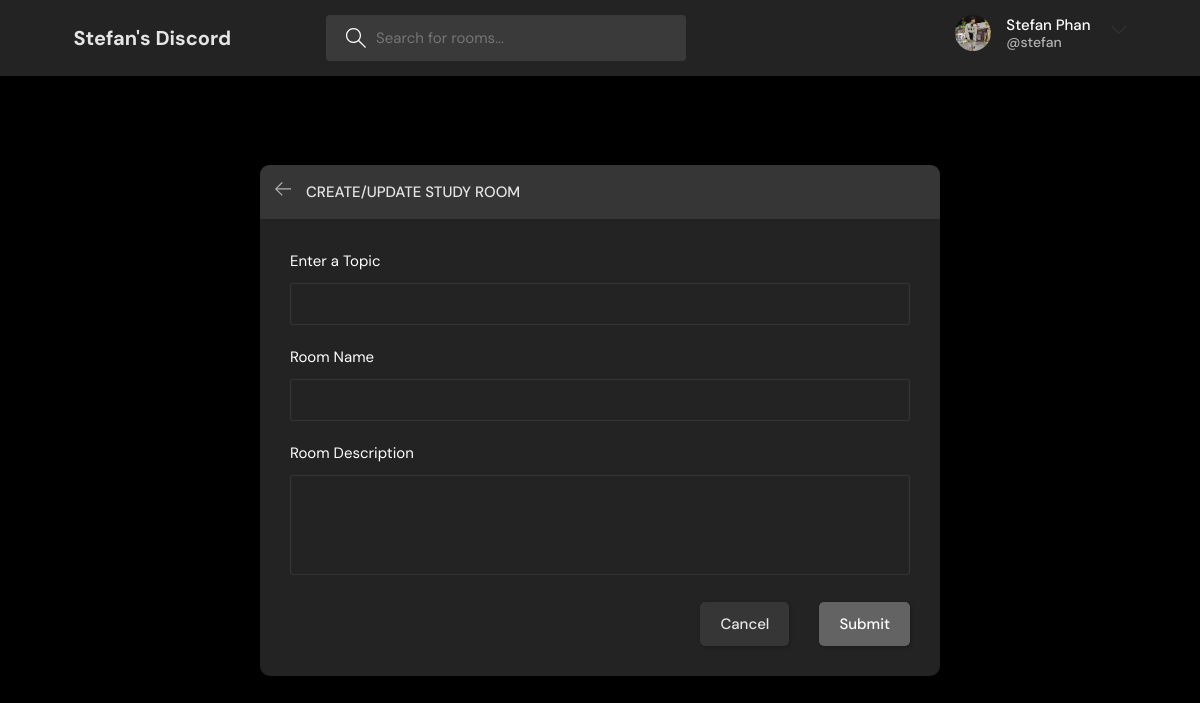
Screenshot of /create-room/ (signed in) with the database file from the repository.
### base/models.py (models this page shows)
class User(AbstractUser):
    name = models.CharField(max_length=200, null=True)
    email = models.EmailField(unique=True,null=True)
    bio = models.TextField(null=True)
    avatar = models.ImageField(null=True, default="avatar.svg")
    USERNAME_FIELD = 'email'
    REQUIRED_FIELDS = []

### base/views.py (the view, shortened to what this page needs)
# urls.py: path('create-room/', views.createRoom, name="create-room"),
@login_required(login_url='login')
def createRoom(request):
    form = RoomForm()
    topics = Topic.objects.all()
    context = {'form': form, 'topics': topics}
    return render(request, 'base/room_form.html',context)

### base/forms.py
class RoomForm(ModelForm):
    class Meta:
        model = Room
        fields = '__all__'
        exclude = ['host', 'participants']

### base/templates/base/room_form.html (shortened to what this page needs)
{% extends 'main.html' %}
{% block content %}
<main class="create-room layout">
  <div class="container">
    <div class="layout__box">
      <div class="layout__boxHeader">
        <div class="layout__boxTitle">
          <a href="{% url 'home' %}">
            <svg version="1.1" xmlns="http://www.w3.org/2000/svg" width="32" height="32" viewBox="0 0 32 32">
              <title>arrow-left</title>
              <path
                d="M13.723 2.286l-13.723 13.714 13.719 13.714 1.616-1.611-10.96-10.96h27.625v-2.286h-27.625l10.965-10.965-1.616-1.607z">
              </path>
            </svg>
          </a>
          <h3>Create/Update Study Room</h3>
        </div>
      </div>
      <div class="layout__body">
        <form class="form" action="#" method="POST">
          <div class="form__group">
            <label for="room_topic">Enter a Topic</label>
            <input type="text" name="topic" required list="topic-list" value="{{room.topic.name}}" />
          </div>
          <div class="form__group">
            <label for="room_name">Room Name</label>
            {{form.name}}
          </div>
          <div class="form__group">
            <label for="room_description">Room Description</label>
            {{form.description}}
          </div>
          <div class="form__action">
            <a class="btn btn--dark" href="{% url 'home' %}">Cancel</a>
            <button class="btn btn--main" type="submit">Submit</button>
          </div>
        </form>
      </div>
    </div>
  </div>
</main>
{% endblock content %}

### templates/navbar.html (shortened to what this page needs)
{% load static %}
<header class="header header--loggedIn">
  <div class="container">
    <a href="{% url 'home' %}" class="header__logo">
      <h1>Stefan's Discord</h1>
    </a>
    <form class="header__search" method="GET" action="{% url 'home' %}">
      <label>
        <input name="q" placeholder="Search for rooms..." />
      </label>
    </form>
    <nav class="header__menu">
      {% if request.user.is_authenticated %}
      <div class="header__user">
        <a href="{% url 'user-profile' request.user.id %}">
          <div class="avatar avatar--medium active">
            <img src="{{request.user.avatar.url}}" />
          </div>
          <p>{{request.user.name}}<span>@{{request.user.username}}</span></p>
        </a>
        <div class="dropdown">
          <button class="dropdown-button" style="background-color: none;" type="button" data-bs-toggle="dropdown" aria-expanded="false">
            <svg version="1.1" xmlns="http://www.w3.org/2000/svg" width="32" height="32" viewBox="0 0 32 32">
              <title>chevron-down</title>
              <path d="M16 21l-13-13h-3l16 16 16-16h-3l-13 13z"></path>
            </svg>
          </button>
        </div>
      </div>
      {% endif %}
    </nav>
  </div>
</header>

### static/styles/gameHubStyle.css (style rules this page uses)
:root { --color-main: #b3b3b3; --color-main-light: #e1f6fb; --color-dark: #232323; --color-dark-medium: #3a3a3a; --color-dark-light: #363636; --color-light: #e5e5e5; --color-gray: #ffffff; --color-light-gray: #ffffff; --color-bg: #000000; --color-success: #5dd693; --color-error: #fc4b0b; }
* { font-family: "DM Sans", -apple-system, BlinkMacSystemFont, "Segoe UI", Roboto, Oxygen, Ubuntu, Cantarell, "Open Sans", "Helvetica Neue", sans-serif; margin: 0; padding: 0; box-sizing: border-box; text-rendering: optimizeLegibility; font-size: inherit; }
html { font-size: 56.25%; }
@media only screen and (min-width: 1200px) { html { font-size: 62.5%; } }
body { line-height: 1.6; font-weight: 400; font-size: 1.5rem; color: var(--color-light-gray); background-color: var(--color-bg); min-height: 100vh; }
img { width: 100%; }
a { display: inline-block; color: var(--color-main); text-decoration: none; }
.container { max-width: 120rem; width: 90%; margin: auto; }
.btn { background-color: transparent; border: none; display: inline-flex; align-items: center; gap: 1rem; cursor: pointer; transition: all ease-in-out 0.3s; padding: 1rem 2rem; border-radius: 5px; box-shadow: 1px 1px 3px 1px rgba(0, 0, 0, 0.15); font-weight: 500; }
.btn--main { background-color: rgb(99, 99, 99); color: var(--color-gray); }
.btn--dark { background-color: var(--color-dark-light); color: var(--color-light); }
.avatar { position: relative; display: inline-block; border-radius: 50%; border: 2px solid var(--color-grey); }
.avatar img { display: block; border-radius: 50%; object-fit: cover; object-position: center; }
.avatar.active::after { background-color: var(--color-success); }
.avatar.avatar--medium img { width: 3.6rem; height: 3.6rem; border-radius: 50%; }
.header { padding: 1.5rem; background-color: var(--color-dark); }
.header > .container { display: flex; gap: 9.5rem; }
.header__logo, .header__user { display: flex; gap: 2rem; align-items: center; }
.header__logo > h1 { font-weight: 700; font-size: 2rem; color: var(--color-light); }
.header__search > label { background-color: var(--color-dark-medium); padding: 1.3rem 1rem; display: flex; align-items: center; gap: 1rem; border-radius: 4px; }
.header__search svg { fill: var(--color-gray); width: 2rem; height: 2rem; margin-left: 1rem; }
.header__search input { width: 30rem; background: transparent; border: none; outline: none; color: var(--color-light); }
.header__menu { margin-left: auto; position: relative; }
.header__menu a { display: flex; gap: 1.5rem; align-items: center; font-weight: 500; text-decoration: none; color: var(--color-gray); }
.header__menu img { height: 3.6rem; }
.header__menu p { line-height: 1.2; }
.header__menu span { color: var(--color-main); font-weight: 500; font-size: 1.4rem; display: block; }
.header__menu svg { width: 1.6rem; height: 1.6rem; fill: var(--color-dark-light); }
.dropdown-button { background: transparent; border: 0; outline: 0; cursor: pointer; }
.layout { margin-top: 2.4rem; }
.layout > .container { display: flex; justify-content: space-between; align-items: flex-start; }
.layout__box { width: 90%; max-width: 48rem; min-height: 40rem; position: absolute; top: 50%; left: 50%; transform: translate(-50%, -46%); background-color: var(--color-dark); border-radius: 1rem; box-shadow: 1px 1px 6px 3px rgba(0, 0, 0, 0.1); overflow: hidden; }
.layout__boxHeader { display: flex; padding: 1.5rem; background-color: var(--color-dark-light); }
.layout__boxTitle { display: flex; gap: 1.5rem; align-items: center; }
.layout__boxTitle h3 { text-transform: uppercase; font-weight: 500; color: var(--color-light); }
.layout__boxTitle svg { width: 1.6rem; height: 1.6rem; fill: var(--color-main); }
.layout__body { margin: 3rem; }
.form__group { margin-bottom: 2rem; width: 100%; }
.form__group label { display: block; font-size: 1.5rem; margin-bottom: 1rem; }
.form__group input, .form__group textarea, .form__group select { background: transparent; border: 1px solid var(--color-dark-light); padding: 1rem; border-radius: 3px; width: 100%; color: var(--color-light); font-weight: 500; outline: none; }
.form__group textarea { background: transparent; height: 10rem; resize: none; }
.form__action { display: flex; justify-content: flex-end; gap: 3rem; }
.create-room.layout .layout__box { max-width: 68rem; }
.dropdown-button { background-color: none; }

### rows the page displays
User: user.avatar (picture), user.name "Stefan Phan", user.username "stefan"
